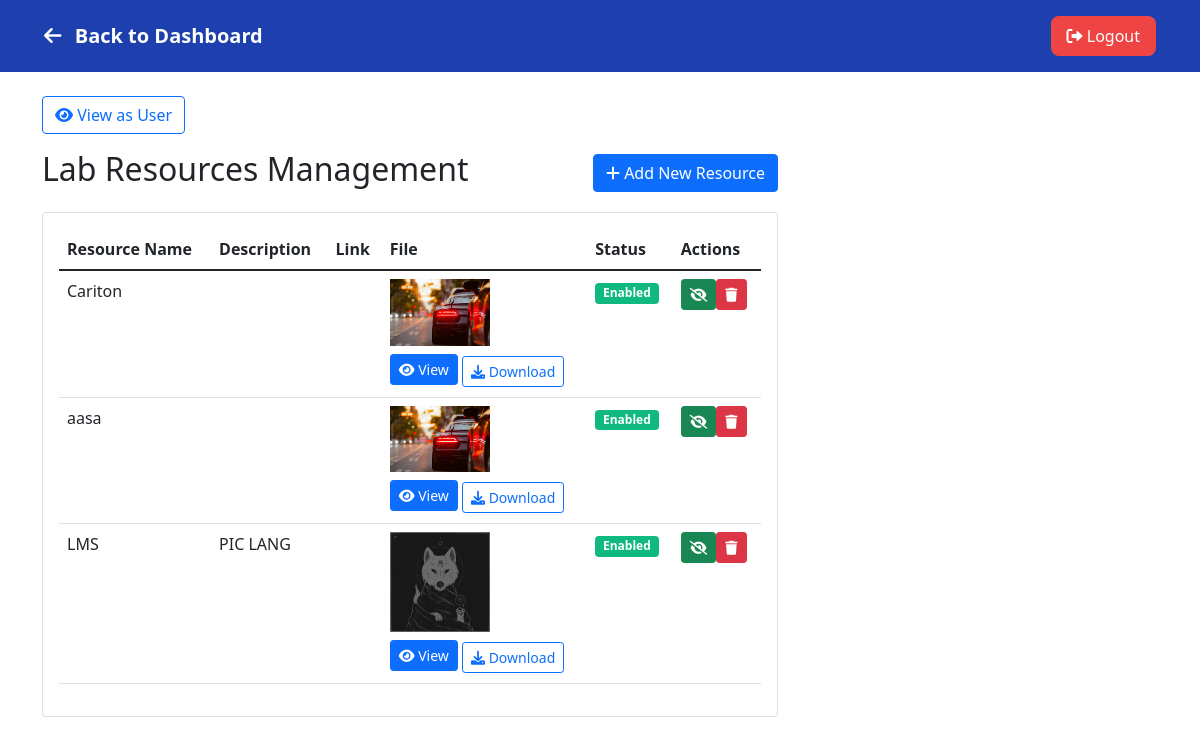
Screenshot of /admin/resources (signed in) with the database file from the repository.
### app.py (models this page shows)
class LabResource(db.Model):
    id = db.Column(db.Integer, primary_key=True)
    name = db.Column(db.String(100), nullable=False)
    description = db.Column(db.String(500))
    link = db.Column(db.String(500))
    file_path = db.Column(db.String(500))  # Store the path to uploaded file
    file_type = db.Column(db.String(50))   # Store the type of file (image/video)
    is_enabled = db.Column(db.Boolean, default=True)
    created_at = db.Column(db.DateTime, default=datetime.utcnow)

### app.py (the view)
@app.route('/admin/resources')
@login_required
@admin_required
def admin_resources():
    resources = LabResource.query.all()
    return render_template('admin_resources.html', resources=resources)

### app.py (called while the page is built)
def login_required(f):
    @wraps(f)
    def decorated_function(*args, **kwargs):
        if 'user_id' not in session:
            flash('Please log in to access this page.', 'error')
            return redirect(url_for('index'))
        return f(*args, **kwargs)
    return decorated_function

def admin_required(f):
    @wraps(f)
    def decorated_function(*args, **kwargs):
        if 'user_id' not in session:
            flash('Please log in to access this page.', 'error')
            return redirect(url_for('index'))
        user = User.query.filter_by(id_number=session['user_id']).first()
        if not user or not user.is_admin:
            flash('Unauthorized access. Admin privileges required.', 'error')
            return redirect(url_for('home'))
        return f(*args, **kwargs)
    return decorated_function

### templates/admin_resources.html (shortened to what this page needs)
<!DOCTYPE html>
<html lang="en">
<head>
    <link href="https://cdn.jsdelivr.net/npm/bootstrap@5.1.3/dist/css/bootstrap.min.css" rel="stylesheet">
    <link href="https://cdnjs.cloudflare.com/ajax/libs/font-awesome/6.0.0/css/all.min.css" rel="stylesheet">
</head>
<body>
    <nav class="navbar">
        <div class="container-fluid">
            <a href="{{ url_for('admin_dashboard') }}" class="nav-brand">
                <i class="fas fa-arrow-left"></i>
                Back to Dashboard
            </a>
            <a href="{{ url_for('logout') }}" class="logout-btn">
                <i class="fas fa-sign-out-alt"></i>
                Logout
            </a>
        </div>
    </nav>
    <div class="container mt-4">
        <div class="mb-3">
            <a href="{{ url_for('user_resources') }}" class="btn btn-outline-primary">
                <i class="fas fa-eye"></i> View as User
            </a>
        </div>
        <div class="row mb-4">
            <div class="col-md-8">
                <div class="d-flex justify-content-between align-items-center mb-3">
                    <h2>Lab Resources Management</h2>
                    <button type="button" class="btn btn-primary" data-bs-toggle="modal" data-bs-target="#addResourceModal">
                        <i class="fas fa-plus"></i>
                        Add New Resource
                    </button>
                </div>
                <div class="card">
                    <div class="card-body">
                        <div class="table-responsive">
                            <table class="table table-hover">
                                <thead>
                                    <tr>
                                        <th>Resource Name</th>
                                        <th>Description</th>
                                        <th>Link</th>
                                        <th>File</th>
                                        <th>Status</th>
                                        <th>Actions</th>
                                    </tr>
                                </thead>
                                <tbody>
                                    {% for resource in resources %}
                                    <tr>
                                        <td>{{ resource.name }}</td>
                                        <td>{{ resource.description }}</td>
                                        <td>
                                        </td>
                                        <td>
                                            {% if resource.file_path %}
                                                {% if resource.file_type == 'image' %}
                                                    <img src="{{ url_for('static', filename=resource.file_path) }}" alt="{{ resource.name }}" style="max-width: 100px; max-height: 100px; display:block; margin-bottom:0.5rem;">
                                                    <a href="{{ url_for('static', filename=resource.file_path) }}" target="_blank" class="btn btn-sm btn-primary mb-1"><i class="fas fa-eye"></i> View</a>
                                                    <a href="{{ url_for('static', filename=resource.file_path) }}" download class="btn btn-sm btn-outline-primary"><i class="fas fa-download"></i> Download</a>
                                                {% elif resource.file_path.endswith('.pdf') %}
                                                    <i class="fas fa-file-pdf fa-2x" style="color:#ef4444;"></i>
                                                    <a href="{{ url_for('static', filename=resource.file_path) }}" target="_blank" class="btn btn-sm btn-primary mb-1"><i class="fas fa-file-pdf"></i> View PDF</a>
                                                {% elif resource.file_path.endswith('.doc') or resource.file_path.endswith('.docx') %}
                                                    <i class="fas fa-file-word fa-2x" style="color:#2563eb;"></i>
                                                    <a href="{{ url_for('static', filename=resource.file_path) }}" download class="btn btn-sm btn-primary mb-1"><i class="fas fa-file-word"></i> Download Word</a>
                                                {% else %}
                                                    <a href="{{ url_for('static', filename=resource.file_path) }}" download class="btn btn-sm btn-primary"><i class="fas fa-download"></i> Download</a>
                                                {% endif %}
                                            {% else %}
                                                -
                                            {% endif %}
                                        </td>
                                        <td>
                                            <span class="badge {{ 'enabled' if resource.is_enabled else 'disabled' }}">
                                                {{ 'Enabled' if resource.is_enabled else 'Disabled' }}
                                            </span>
                                        </td>
                                        <td>
                                            <div class="btn-group">
                                                <form method="POST" action="{{ url_for('toggle_resource', resource_id=resource.id) }}" style="display: inline;">
                                                    <button type="submit" class="btn btn-sm {{ 'btn-success' if resource.is_enabled else 'btn-warning' }}">
                                                        <i class="fas {{ 'fa-eye-slash' if resource.is_enabled else 'fa-eye' }}"></i>
                                                    </button>
                                                </form>
                                                <form method="POST" action="{{ url_for('delete_resource', resource_id=resource.id) }}" style="display: inline;" onsubmit="return confirm('Are you sure you want to delete this resource?');">
                                                    <button type="submit" class="btn btn-sm btn-danger">
                                                        <i class="fas fa-trash"></i>
                                                    </button>
                                                </form>
                                            </div>
                                        </td>
                                    </tr>
                                    {% endfor %}
                                </tbody>
                            </table>
                        </div>
                    </div>
                </div>
            </div>
        </div>
    </div>
</body>
</html>

### templates/admin_resources.html (style rules this page uses)
.navbar { background: #1e40af; padding: 1rem 2rem; }
.nav-brand { color: white; text-decoration: none; font-size: 1.25rem; font-weight: 600; }
.nav-brand i { margin-right: 0.5rem; }
.logout-btn { color: white; text-decoration: none; padding: 0.5rem 1rem; border-radius: 0.5rem; background: #ef4444; }
.badge.enabled { background: #10b981; }
.btn-group .btn { padding: 0.25rem 0.5rem; }

### rows the page displays
LabResource: name "Cariton", file_path (picture), is_enabled "Enabled"
LabResource: name "aasa", file_path (picture), is_enabled "Enabled"
LabResource: name "LMS", description "PIC LANG", file_path (picture), is_enabled "Enabled"
